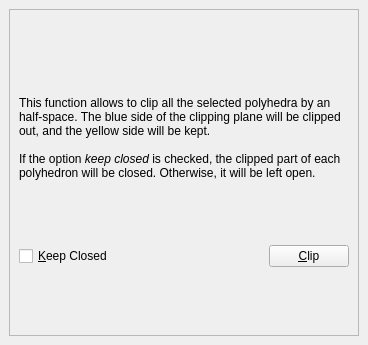
<?xml version="1.0" encoding="UTF-8"?>
<ui version="4.0">
 <class>ClipPolyhedronWidget</class>
 <widget class="QDockWidget" name="ClipPolyhedronWidget">
  <property name="geometry">
   <rect>
    <x>0</x>
    <y>0</y>
    <width>368</width>
    <height>345</height>
   </rect>
  </property>
  <property name="windowTitle">
   <string>Clip polyhedra</string>
  </property>
  <widget class="QWidget" name="dockWidgetContents">
   <layout class="QVBoxLayout" name="verticalLayout_2">
    <item>
     <widget class="QScrollArea" name="scrollArea">
      <property name="widgetResizable">
       <bool>true</bool>
      </property>
      <widget class="QWidget" name="scrollAreaWidgetContents">
       <property name="geometry">
        <rect>
         <x>0</x>
         <y>0</y>
         <width>348</width>
         <height>306</height>
        </rect>
       </property>
       <layout class="QVBoxLayout" name="verticalLayout_4">
        <item>
         <layout class="QVBoxLayout" name="verticalLayout_3">
          <item>
           <layout class="QVBoxLayout" name="verticalLayout" stretch="1,0">
            <property name="sizeConstraint">
             <enum>QLayout::SetMaximumSize</enum>
            </property>
            <item>
             <widget class="QLabel" name="label">
              <property name="sizePolicy">
               <sizepolicy hsizetype="Preferred" vsizetype="Ignored">
                <horstretch>0</horstretch>
                <verstretch>0</verstretch>
               </sizepolicy>
              </property>
              <property name="maximumSize">
               <size>
                <width>16777215</width>
                <height>162</height>
               </size>
              </property>
              <property name="text">
               <string>&lt;html&gt;&lt;head/&gt;&lt;body&gt;&lt;p&gt;This function allows to clip all the selected polyhedra by an half-space. The blue side of the clipping plane will be clipped out, and the yellow side will be kept.&lt;br/&gt;&lt;br/&gt;If the option &lt;span style=&quot; font-style:italic;&quot;&gt;keep closed&lt;/span&gt; is checked, the clipped part of each polyhedron will be closed. Otherwise, it will be left open.&lt;/p&gt;&lt;p&gt;&lt;br/&gt;&lt;/p&gt;&lt;/body&gt;&lt;/html&gt;</string>
              </property>
              <property name="wordWrap">
               <bool>true</bool>
              </property>
              <property name="textInteractionFlags">
               <set>Qt::NoTextInteraction</set>
              </property>
             </widget>
            </item>
            <item>
             <layout class="QHBoxLayout" name="horizontalLayout">
              <item>
               <widget class="QCheckBox" name="close_checkBox">
                <property name="layoutDirection">
                 <enum>Qt::LeftToRight</enum>
                </property>
                <property name="autoFillBackground">
                 <bool>false</bool>
                </property>
                <property name="text">
                 <string>&amp;Keep Closed</string>
                </property>
               </widget>
              </item>
              <item>
               <spacer name="horizontalSpacer">
                <property name="orientation">
                 <enum>Qt::Horizontal</enum>
                </property>
                <property name="sizeHint" stdset="0">
                 <size>
                  <width>40</width>
                  <height>20</height>
                 </size>
                </property>
               </spacer>
              </item>
              <item>
               <widget class="QPushButton" name="clipButton">
                <property name="text">
                 <string>&amp;Clip</string>
                </property>
               </widget>
              </item>
             </layout>
            </item>
           </layout>
          </item>
         </layout>
        </item>
       </layout>
      </widget>
     </widget>
    </item>
   </layout>
  </widget>
 </widget>
 <resources/>
 <connections/>
</ui>
